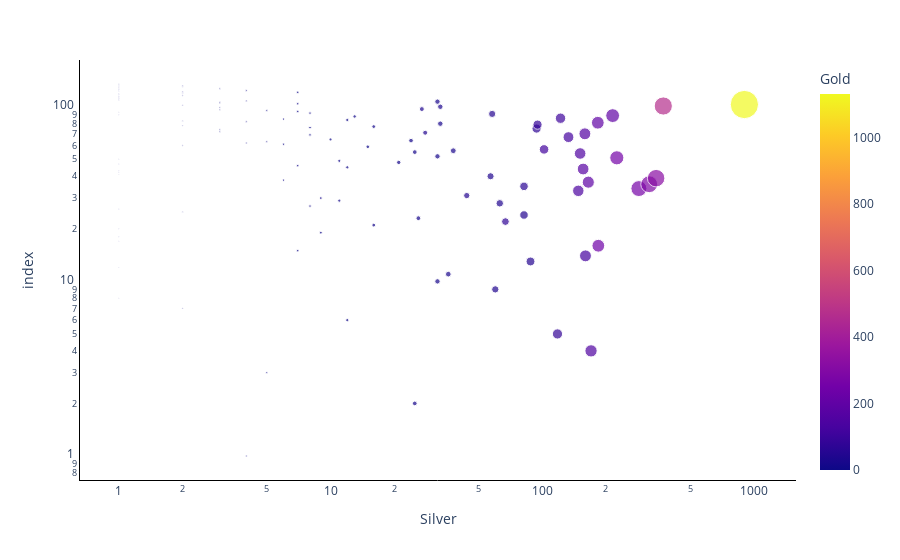

The notebook cell this image was saved under:
### Code cell
import plotly.express as px

fig = px.scatter(combined_medals, x="Silver", color="Gold", size='Bronze', hover_data=['NOC'], log_x=True, log_y=True                 )
fig.update_layout( plot_bgcolor="rgba(255,255,255,0.9)")
fig.update_xaxes(type='log',showgrid=False,showline=True, linecolor="#000")
fig.update_yaxes(type='log',showgrid=False, showline=True,linecolor="#000")
fig.show()

### Figure 1 — Plotly figure (JSON) as saved in the notebook; plotly's stock layout.template omitted (floating-point values rounded to 4 significant figures; data arrays with more than 128 entries replaced by an {"elided": "..."} marker saying what was removed)
{"data": [{"customdata": {"elided": "136x1 str values"}, "hovertemplate": "Silver=%{x}<br>index=%{y}<br>Bronze=%{marker.size}<br>NOC=%{customdata[0]}<br>Gold=%{marker.color}<extra></extra>", "legendgroup": "", "marker": {"color": {"elided": "136 int values"}, "coloraxis": "coloraxis", "size": {"elided": "136 int values"}, "sizemode": "area", "sizeref": 2.252, "symbol": "circle"}, "mode": "markers", "name": "", "orientation": "h", "showlegend": false, "type": "scatter", "x": {"elided": "136 int values"}, "xaxis": "x", "y": {"elided": "136 int values"}, "yaxis": "y"}], "layout": {"coloraxis": {"colorbar": {"title": {"text": "Gold"}}, "colorscale": [[0, "#0d0887"], [0.1111, "#46039f"], [0.2222, "#7201a8"], [0.3333, "#9c179e"], [0.4444, "#bd3786"], [0.5556, "#d8576b"], [0.6667, "#ed7953"], [0.7778, "#fb9f3a"], [0.8889, "#fdca26"], [1, "#f0f921"]]}, "legend": {"itemsizing": "constant", "tracegroupgap": 0}, "margin": {"t": 60}, "plot_bgcolor": "rgba(255,255,255,0.9)", "xaxis": {"anchor": "y", "domain": [0, 1], "linecolor": "#000", "showgrid": false, "showline": true, "title": {"text": "Silver"}, "type": "log"}, "yaxis": {"anchor": "x", "domain": [0, 1], "linecolor": "#000", "showgrid": false, "showline": true, "title": {"text": "index"}, "type": "log"}}}
